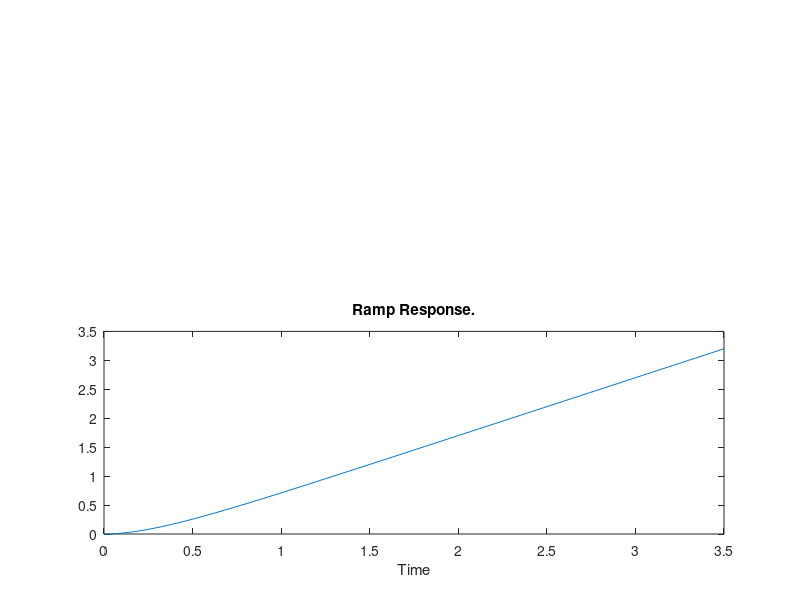
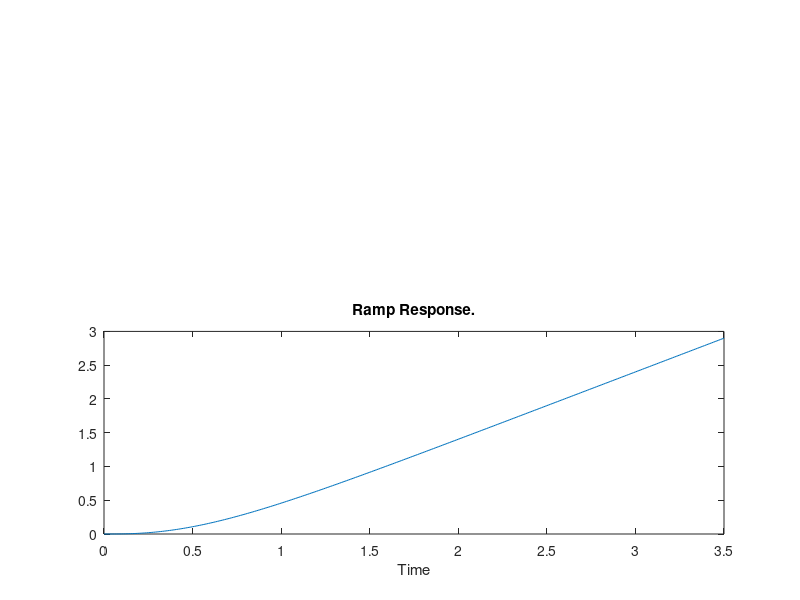
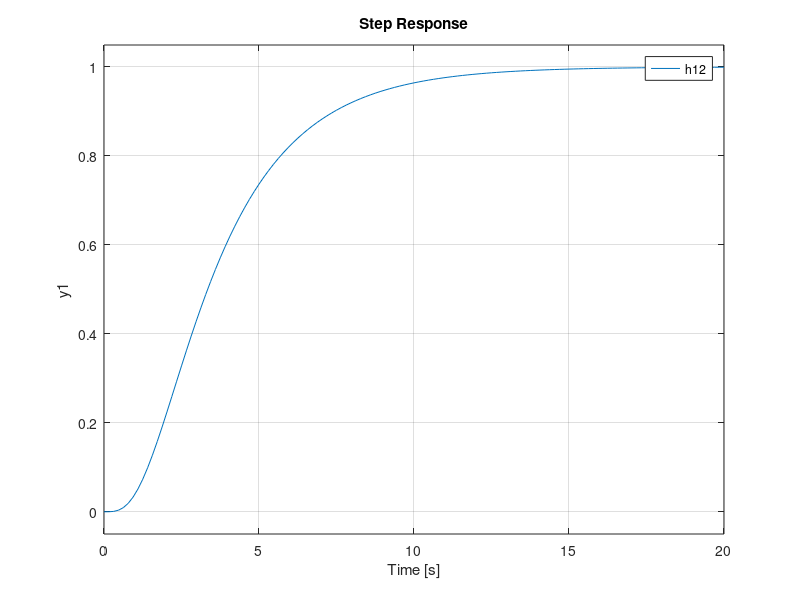
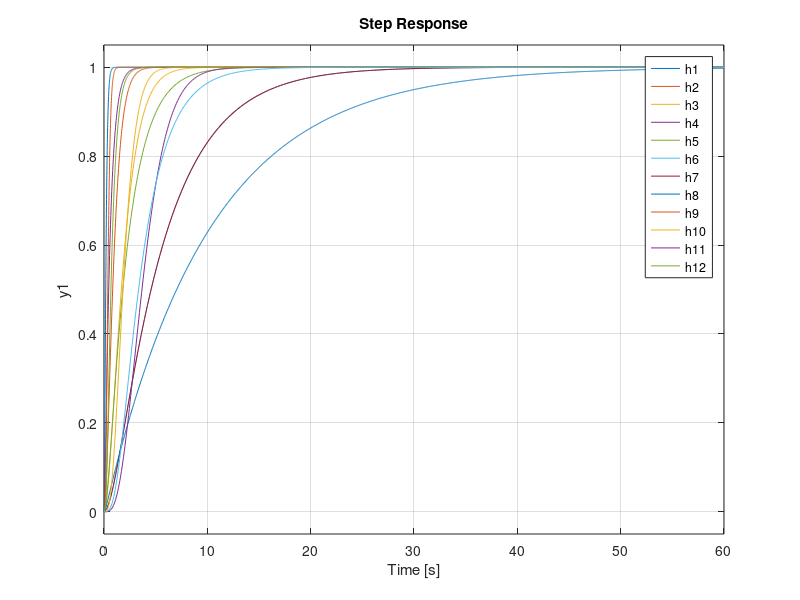

These charts were generated, in order, by the following MATLAB code:
%% Exercise A
%
%   weight: 30%
%
%           Pacticipants                    AM
%    1. Gioumertakis Apostolos      |    2017030142       
%    2. Ellinitakis Rafail-Antonios |    2017030118
%    3. Katsoupis Evangelos         |    2017030077
%    4. Voulgaris Konstantinos      |    2017030125
%
%%%%%%%%%%%%%%%%%%%%%%%%%%%%%%%%%%%%%%%%%%%%%%%%%%%%%%%%%
clear all
close all
clc

time = 0:0.01:3.5;
%% a1.Trasfer Functions
% H1
num = 1;
den = [0.3 1];
H1 = tf(num, den)
rH1 = lsim(H1,time,time);

H2 = H1^2
rH2 = lsim(H2,time,time);

% H1
% figure('Name','pepe');
% pidtool(H1);

%% a1.figures 
% H1
figure('Name','Tranfer function H1');
% step response
subplot(2,2,1);
step(H1);
title('Step Response.')
xlabel('Time');
hold on;
% impulse response
subplot(2,2,2);
impulse(H1);
title('Impulse Response.')
xlabel('Time');
hold on;
% ramp response
subplot(2,2,[3,4]);
plot(time,rH1);
title('Ramp Response.')
xlabel('Time');

% H2
figure('Name','Tranfer function H2');
% step response
subplot(2,2,1);
step(H2);
title('Step Response.')
xlabel('Time');
hold on;
% impulse response
subplot(2,2,2);
impulse(H2);
title('Impulse Response.')
xlabel('Time');
hold on;
% ramp response
subplot(2,2,[3,4]);
plot(time,rH2);
title('Ramp Response.')
xlabel('Time');


%% a2.Tranfer Functions
%h1
num = 1;
den = [0.1 1];
h1 = (tf(num,den)^2);

%h2
den = [0.5 1];
h2 = (tf(num,den)^2);

%h3
den = [1 1];
h3 = (tf(num,den)^2);

%h4
den = [0.1 1];
den1 = [0.5 1];
h4 = tf(num,den) * tf(num,den1);

%h5
den = [0.4 1];
den1 = [2 1];
h5 = tf(num,den) * tf(num,den1);

%h6
den = [1 1];
den1 = [5 1];
h6 = tf(num,den) * tf(num,den1);

%h7
den = [0.1 1];
den1 = [10 1];
h7 = tf(num,den) * tf(num,den1);

%h8
h8 = h1^2;

%h9
h9 = h2^2;

%h10
h10 = h3^2;

%h11
den = [0.1 1];
den1 = [0.5 1];
h11 = tf(num,den)^3 * tf(num,den1);

%h12
den = [2.5 1];
den1 = [0.5 1];
h12 = tf(num,den) * tf(num,den1)^3;


%% a2.figures
figure('Name', 'Step Rensposes')
subplot(4,3,1);
step(h1);
legend('h1');
hold on;

subplot(4,3,2);
step(h2);
legend('h2');
hold on;

subplot(4,3,3);
step(h3);
legend('h3');
hold on;

subplot(4,3,4);
step(h4);
legend('h4');
hold on;

subplot(4,3,5);
step(h5);
legend('h5');
hold on;

subplot(4,3,5);
step(h5);
legend('h5');
hold on;

subplot(4,3,6);
step(h6);
legend('h6');
hold on;

subplot(4,3,7);
step(h7);
legend('h7');
hold on;

subplot(4,3,8);
step(h8);
legend('h8');
hold on;


subplot(4,3,9);
step(h9);
legend('h9');
hold on;

subplot(4,3,10);
step(h10);
legend('h10');
hold on;

subplot(4,3,11);
step(h11);
legend('h11');
hold on;

subplot(4,3,12);
step(h12);
legend('h12');
hold on;

%% a2.figures
figure('Name', 'Step Rensposes in same plot')
step(h1,h2,h3,h4,h5,h6,h6,h7,h8,h9,h10,h11,h12);
legend('h1','h2','h3','h4','h5','h6','h7','h8','h9','h10','h11','h12');

